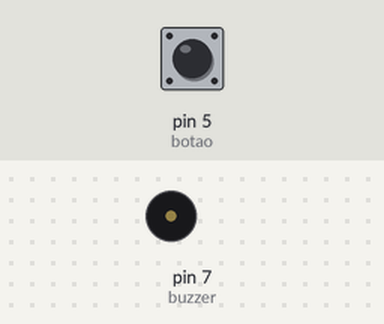
Bench run of a sketch on a simulated Arduino Uno, built with avr-gcc and run on an emulated ATmega328P. Shown: buzzer (waves = sounding). The inputs (shaded band) are chosen by the test bench; at power-on: pin 5 (botao) HIGH.

Above: at 1.2 s.
1.3 s: pin 5 (botao) pulled LOW for 0.15 s
At 2.0 s:
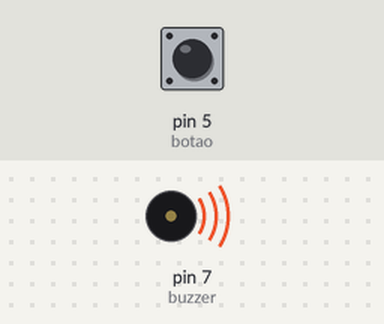
3.7 s: pin 5 (botao) pulled LOW for 3.2 s
At 9.0 s:
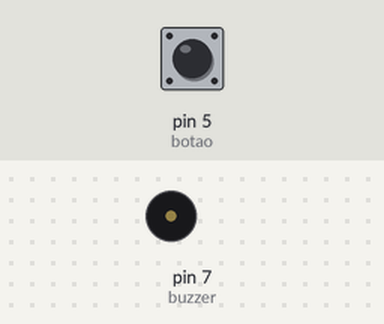
Timing chart, 0 to 10.5 s (numbered marks = the images above; inputs shaded):
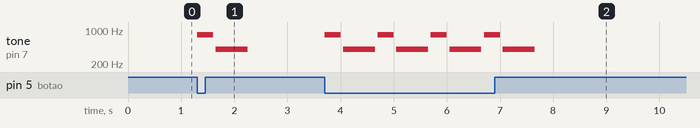

Measured:
- after the input at 1.3 s, tone on pin 7 (buzzer): silent → 800 Hz at once, → silent 0.30 s later, → 400 Hz 0.05 s later, → silent 0.60 s later
- after the input at 3.7 s, tone on pin 7 (buzzer): silent → 800 Hz at once, then repeats every 1.0 s: silent 0.05 s, 400 Hz 0.60 s, silent 0.05 s, 800 Hz 0.30 s, until it stays silent from 7.7 s

The sketch:

codigo_fonte.ino
```cpp
/**
* WITE 2024
* Robótica Educacional
* Desafio : Alguém no Portão
* Microcontrolador : Arduino
* Autor : Jarles Santos
*/

// Definição de pinos
#define botao 5     // Pino onde o botão está conectado
#define buzzer 7   // Pino onde o buzzer está conectado

bool estadoBotao = false;    // Inicia a variável para armazenar o estado do botão, se pressionado ou não

void setup() {
  // Configura os pinos
  pinMode(botao, INPUT_PULLUP);  // Configura o pino do botão com resistência pull-up
  pinMode(buzzer, OUTPUT);      // Configura o pino do buzzer como saída

}

void loop() {
  // Lê o estado do botão
  estadoBotao = digitalRead(botao);

  // Se o botão for pressionado (LOW porque está com PULLUP)
  if (estadoBotao == false) {

      // Emite som no buzzer
      tone(buzzer, 800, 300); // 800Hz por 300ms
      delay(350);
      tone(buzzer, 400, 600);  // 400Hz por 600ms
      delay(650);

    }

    else{

      // Interrompe o som no buzzer
      noTone(buzzer);

    }
  }
```
